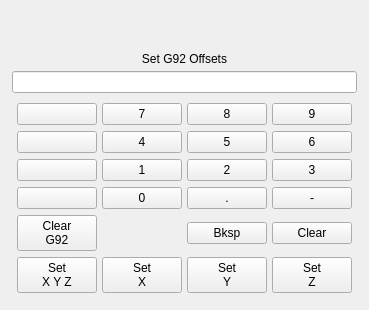
         <widget class="QWidget" name="page_14">
          <layout class="QVBoxLayout" name="verticalLayout_10">
           <item>
            <widget class="VCPWidget" name="g92Widget">
             <property name="rules" stdset="0">
              <string>[{&quot;channels&quot;: [{&quot;url&quot;: &quot;status:all_axes_homed&quot;, &quot;trigger&quot;: true}], &quot;property&quot;: &quot;Enable&quot;, &quot;expression&quot;: &quot;ch[0]&quot;, &quot;name&quot;: &quot;New Rule&quot;}]</string>
             </property>
             <layout class="QGridLayout" name="gridLayout_18">
              <property name="leftMargin">
               <number>1</number>
              </property>
              <property name="topMargin">
               <number>1</number>
              </property>
              <property name="rightMargin">
               <number>1</number>
              </property>
              <property name="bottomMargin">
               <number>1</number>
              </property>
              <property name="spacing">
               <number>5</number>
              </property>
              <item row="1" column="0" colspan="4">
               <widget class="QLabel" name="label_21">
                <property name="text">
                 <string>Set G92 Offsets</string>
                </property>
                <property name="alignment">
                 <set>Qt::AlignCenter</set>
                </property>
               </widget>
              </item>
              <item row="2" column="0" colspan="4">
               <widget class="QLineEdit" name="g92OffsetsLbl">
                <property name="readOnly">
                 <bool>true</bool>
                </property>
               </widget>
              </item>
              <item row="0" column="0" colspan="4">
               <spacer name="verticalSpacer_8">
                <property name="orientation">
                 <enum>Qt::Vertical</enum>
                </property>
                <property name="sizeHint" stdset="0">
                 <size>
                  <width>20</width>
                  <height>40</height>
                 </size>
                </property>
               </spacer>
              </item>
              <item row="3" column="0" colspan="4">
               <widget class="QWidget" name="g92Keypad" native="true">
                <layout class="QGridLayout" name="gridLayout_8">
                 <property name="leftMargin">
                  <number>5</number>
                 </property>
                 <property name="topMargin">
                  <number>5</number>
                 </property>
                 <property name="rightMargin">
                  <number>5</number>
                 </property>
                 <property name="bottomMargin">
                  <number>5</number>
                 </property>
                 <property name="horizontalSpacing">
                  <number>5</number>
                 </property>
                 <item row="1" column="2">
                  <widget class="QPushButton" name="pushButton_107">
                   <property name="text">
                    <string>5</string>
                   </property>
                   <attribute name="buttonGroup">
                    <string notr="true">g92Btns</string>
                   </attribute>
                  </widget>
                 </item>
                 <item row="1" column="1">
                  <widget class="QPushButton" name="pushButton_106">
                   <property name="text">
                    <string>4</string>
                   </property>
                   <attribute name="buttonGroup">
                    <string notr="true">g92Btns</string>
                   </attribute>
                  </widget>
                 </item>
                 <item row="3" column="1">
                  <widget class="QPushButton" name="pushButton_21">
                   <property name="text">
                    <string>0</string>
                   </property>
                   <attribute name="buttonGroup">
                    <string notr="true">g92Btns</string>
                   </attribute>
                  </widget>
                 </item>
                 <item row="2" column="0">
                  <widget class="QPushButton" name="pushButton_35">
                   <property name="text">
                    <string/>
                   </property>
                   <attribute name="buttonGroup">
                    <string notr="true">g92Btns</string>
                   </attribute>
                  </widget>
                 </item>
                 <item row="0" column="3">
                  <widget class="QPushButton" name="pushButton_103">
                   <property name="text">
                    <string>9</string>
                   </property>
                   <attribute name="buttonGroup">
                    <string notr="true">g92Btns</string>
                   </attribute>
                  </widget>
                 </item>
                 <item row="1" column="3">
                  <widget class="QPushButton" name="pushButton_108">
                   <property name="text">
                    <string>6</string>
                   </property>
                   <attribute name="buttonGroup">
                    <string notr="true">g92Btns</string>
                   </attribute>
                  </widget>
                 </item>
                 <item row="0" column="1">
                  <widget class="QPushButton" name="pushButton_101">
                   <property name="text">
                    <string>7</string>
                   </property>
                   <attribute name="buttonGroup">
                    <string notr="true">g92Btns</string>
                   </attribute>
                  </widget>
                 </item>
                 <item row="2" column="1">
                  <widget class="QPushButton" name="pushButton_99">
                   <property name="text">
                    <string>1</string>
                   </property>
                   <attribute name="buttonGroup">
                    <string notr="true">g92Btns</string>
                   </attribute>
                  </widget>
                 </item>
                 <item row="0" column="0">
                  <widget class="QPushButton" name="pushButton_100">
                   <property name="text">
                    <string/>
                   </property>
                   <attribute name="buttonGroup">
                    <string notr="true">g92Btns</string>
                   </attribute>
                  </widget>
                 </item>
                 <item row="1" column="0">
                  <widget class="QPushButton" name="pushButton_105">
                   <property name="text">
                    <string/>
                   </property>
                   <attribute name="buttonGroup">
                    <string notr="true">g92Btns</string>
                   </attribute>
                  </widget>
                 </item>
                 <item row="0" column="2">
                  <widget class="QPushButton" name="pushButton_102">
                   <property name="text">
                    <string>8</string>
                   </property>
                   <attribute name="buttonGroup">
                    <string notr="true">g92Btns</string>
                   </attribute>
                  </widget>
                 </item>
                 <item row="2" column="3">
                  <widget class="QPushButton" name="pushButton_50">
                   <property name="text">
                    <string>3</string>
                   </property>
                   <attribute name="buttonGroup">
                    <string notr="true">g92Btns</string>
                   </attribute>
                  </widget>
                 </item>
                 <item row="3" column="2">
                  <widget class="QPushButton" name="pushButton_31">
                   <property name="text">
                    <string>.</string>
                   </property>
                   <attribute name="buttonGroup">
                    <string notr="true">g92Btns</string>
                   </attribute>
                  </widget>
                 </item>
                 <item row="4" column="3">
                  <widget class="QPushButton" name="g92ClearBtn">
                   <property name="text">
                    <string>Clear</string>
                   </property>
                  </widget>
                 </item>
                 <item row="4" column="0">
                  <widget class="MDIButton" name="mdibutton_11">
                   <property name="text">
                    <string>Clear
G92</string>
                   </property>
                   <property name="MDICommand" stdset="0">
                    <string>G92.1</string>
                   </property>
                  </widget>
                 </item>
                 <item row="4" column="2">
                  <widget class="QPushButton" name="g92BkspBtn">
                   <property name="text">
                    <string>Bksp</string>
                   </property>
                  </widget>
                 </item>
                 <item row="3" column="0">
                  <widget class="QPushButton" name="pushButton_22">
                   <property name="text">
                    <string/>
                   </property>
                   <attribute name="buttonGroup">
                    <string notr="true">g92Btns</string>
                   </attribute>
                  </widget>
                 </item>
                 <item row="2" column="2">
                  <widget class="QPushButton" name="pushButton_45">
                   <property name="text">
                    <string>2</string>
                   </property>
                   <attribute name="buttonGroup">
                    <string notr="true">g92Btns</string>
                   </attribute>
                  </widget>
                 </item>
                 <item row="3" column="3">
                  <widget class="QPushButton" name="pushButton_104">
                   <property name="text">
                    <string>-</string>
                   </property>
                   <attribute name="buttonGroup">
                    <string notr="true">g92Btns</string>
                   </attribute>
                  </widget>
                 </item>
                 <item row="5" column="0">
                  <widget class="MDIButton" name="mdibutton_7">
                   <property name="text">
                    <string>Set
X Y Z</string>
                   </property>
                  </widget>
                 </item>
                 <item row="5" column="1">
                  <widget class="MDIButton" name="mdibutton_8">
                   <property name="text">
                    <string>Set
X</string>
                   </property>
                  </widget>
                 </item>
                 <item row="5" column="2">
                  <widget class="MDIButton" name="mdibutton_9">
                   <property name="text">
                    <string>Set
Y</string>
                   </property>
                  </widget>
                 </item>
                 <item row="5" column="3">
                  <widget class="MDIButton" name="mdibutton_10">
                   <property name="text">
                    <string>Set
Z</string>
                   </property>
                  </widget>
                 </item>
                </layout>
               </widget>
              </item>
             </layout>
            </widget>
           </item>
          </layout>
         </widget>
